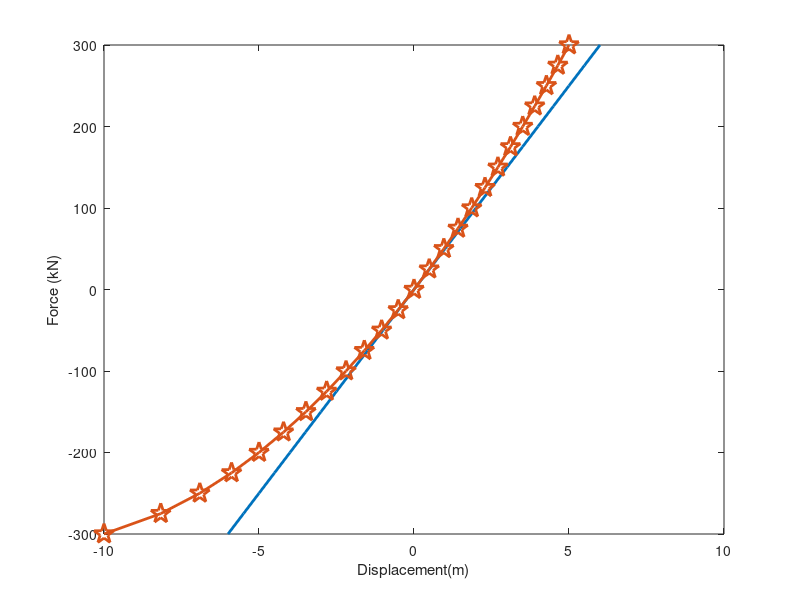
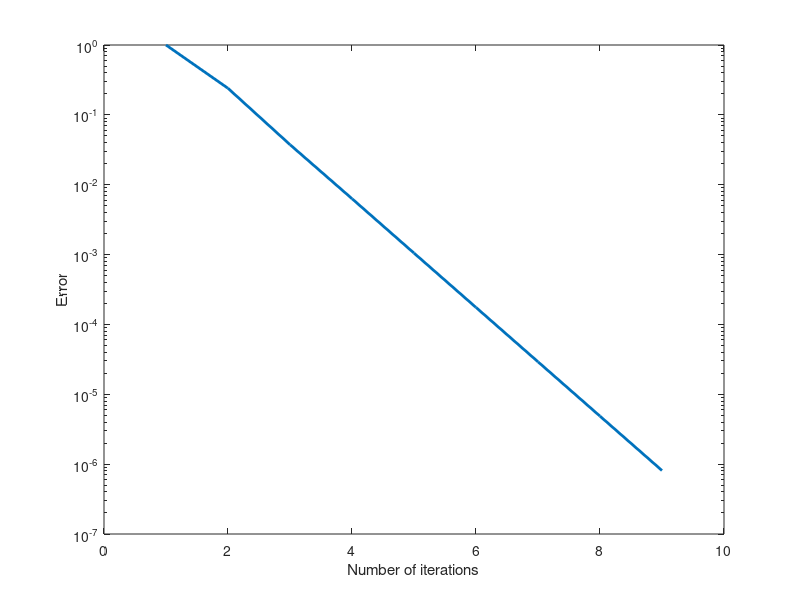

MATLAB code to generate these figures, in order:


%%% NL spring : Deterministic

%%% ( K_0 + K_1 * u ) * u = f

clear

F = -300 : 25 : 300; % kN %% Picard iteration doesn't converge after -300 ??

U = zeros(size(F,2),1);

k_0 = 50; % N/m

k_1 = 2; % N/m


%%% Linear Case


%%%% F Vs U - Linear Graph
U = F./k_0;

np = 500;
%%% Non linear Case

U_nl = zeros(size(F,2),1);

iter = zeros(size(F,2),1);

err = zeros(size(F,2),np);

tol = 1e-6;


%%% Picard's Iteration
for j =1:size(F,2)

%       uprev = U(j);
       uprev = 0;
%       if(j < 20)
%           uprev = -10;
%       else
%           uprev = 10;
%       end

    for i = 1:np

        u = F(j)/( k_0 + k_1*uprev);
        
        diff = abs(abs(uprev) - abs(u))/abs(u);
        
        uprev = u;
        
        err(j,i) = diff;
        
        if(diff < tol)
            U_nl(j) = u;
            iter(j) = i;
            break;
        end  


    end


end

figure(1)
plot(U,F,'MarkerSize',15,'LineWidth',2)
hold on
plot(U_nl,F,'MarkerSize',15,'Marker','pentagram','LineWidth',2);
xlabel({'Displacement(m)'});
ylabel({'Force (kN)'});

figure(2)

E = err(j,:);

it = iter(j);

i = 1:1:it;

semilogy(i,E(1:it),'LineWidth',2);
xlabel({'Number of iterations'});
ylabel({'Error'});










